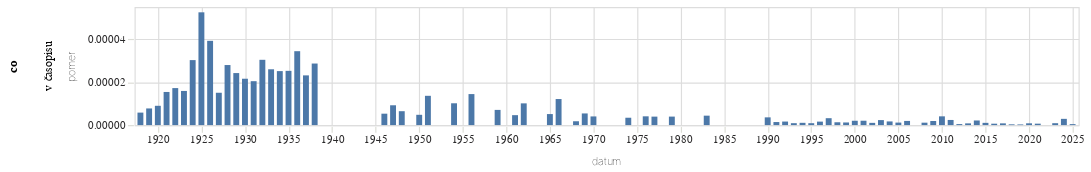

Write notebook code for a chart like this one.
### Code cell
graf(vyvoj_vyskytu("(?i)v časopis","v časopisu"))

### Figure 1 — Vega-Lite specification as saved in the notebook (floating-point values rounded to 4 significant figures)
{"config": {"title": {"font": "Noticia Text", "fontSize": 11.5, "anchor": "start", "lineHeight": 19, "fontWeight": "bolder", "subtitleFont": "Noticia Text", "subtitleFontSize": 10, "subtitleLineHeight": 15, "subtitlePadding": 10, "dy": -10, "color": "#292829", "subtitleColor": "#292829"}, "axis": {"labelFont": "Asap", "titleFont": "Asap", "fontWeight": "lighter", "titleFontWeight": "lighter", "labelFontSize": 9, "titleFontSize": 9, "labelPadding": 2, "titlePadding": 9, "domainOpacity": 0, "tickColor": "#DCDDD6", "labelColor": "#292829"}, "legend": {"labelFont": "Asap", "labelFontWeight": "normal", "titleFont": "Asap", "titleFontWeight": "normal", "labelFontSize": 9, "titleFontSize": 9, "labelColor": "#292829"}}, "data": {"name": "data-d955928b8d37e4ad1c2fa86f919b1422"}, "mark": {"type": "bar"}, "encoding": {"row": {"field": "co", "type": "nominal"}, "x": {"field": "datum", "type": "temporal"}, "y": {"field": "pomer", "type": "quantitative"}}, "height": 100, "width": 800, "$schema": "https://vega.github.io/schema/vega-lite/v5.8.0.json", "datasets": {"data-d955928b8d37e4ad1c2fa86f919b1422": [{"datum": "1918-01-01T00:00:00", "vyskytu": 1, "pocet_slov": 172010, "pomer": 5.814e-06, "co": "v časopisu"}, {"datum": "1919-01-01T00:00:00", "vyskytu": 12, "pocet_slov": 1547459, "pomer": 7.755e-06, "co": "v časopisu"}, {"datum": "1920-01-01T00:00:00", "vyskytu": 14, "pocet_slov": 1557497, "pomer": 8.989e-06, "co": "v časopisu"}, {"datum": "1921-01-01T00:00:00", "vyskytu": 28, "pocet_slov": 1814119, "pomer": 1.543e-05, "co": "v časopisu"}, {"datum": "1922-01-01T00:00:00", "vyskytu": 30, "pocet_slov": 1739976, "pomer": 1.724e-05, "co": "v časopisu"}, {"datum": "1923-01-01T00:00:00", "vyskytu": 18, "pocet_slov": 1131296, "pomer": 1.591e-05, "co": "v časopisu"}, {"datum": "1924-01-01T00:00:00", "vyskytu": 42, "pocet_slov": 1386775, "pomer": 3.029e-05, "co": "v časopisu"}, {"datum": "1925-01-01T00:00:00", "vyskytu": 52, "pocet_slov": 989387, "pomer": 5.256e-05, "co": "v časopisu"}, {"datum": "1926-01-01T00:00:00", "vyskytu": 64, "pocet_slov": 1629693, "pomer": 3.927e-05, "co": "v časopisu"}, {"datum": "1927-01-01T00:00:00", "vyskytu": 26, "pocet_slov": 1725378, "pomer": 1.507e-05, "co": "v časopisu"}, {"datum": "1928-01-01T00:00:00", "vyskytu": 50, "pocet_slov": 1786584, "pomer": 2.799e-05, "co": "v časopisu"}, {"datum": "1929-01-01T00:00:00", "vyskytu": 22, "pocet_slov": 907519, "pomer": 2.424e-05, "co": "v časopisu"}, {"datum": "1930-01-01T00:00:00", "vyskytu": 43, "pocet_slov": 1990549, "pomer": 2.16e-05, "co": "v časopisu"}, {"datum": "1931-01-01T00:00:00", "vyskytu": 30, "pocet_slov": 1466185, "pomer": 2.046e-05, "co": "v časopisu"}, {"datum": "1932-01-01T00:00:00", "vyskytu": 34, "pocet_slov": 1117587, "pomer": 3.042e-05, "co": "v časopisu"}, {"datum": "1933-01-01T00:00:00", "vyskytu": 32, "pocet_slov": 1230441, "pomer": 2.601e-05, "co": "v časopisu"}, {"datum": "1934-01-01T00:00:00", "vyskytu": 22, "pocet_slov": 874472, "pomer": 2.516e-05, "co": "v časopisu"}, {"datum": "1935-01-01T00:00:00", "vyskytu": 18, "pocet_slov": 712050, "pomer": 2.528e-05, "co": "v časopisu"}, {"datum": "1936-01-01T00:00:00", "vyskytu": 33, "pocet_slov": 958205, "pomer": 3.444e-05, "co": "v časopisu"}, {"datum": "1937-01-01T00:00:00", "vyskytu": 17, "pocet_slov": 733783, "pomer": 2.317e-05, "co": "v časopisu"}, {"datum": "1938-01-01T00:00:00", "vyskytu": 11, "pocet_slov": 383461, "pomer": 2.869e-05, "co": "v časopisu"}, {"datum": "1945-01-01T00:00:00", "vyskytu": 0, "pocet_slov": 140144, "pomer": 0.0, "co": "v časopisu"}, {"datum": "1946-01-01T00:00:00", "vyskytu": 6, "pocet_slov": 1129068, "pomer": 5.314e-06, "co": "v časopisu"}, {"datum": "1947-01-01T00:00:00", "vyskytu": 10, "pocet_slov": 1083098, "pomer": 9.233e-06, "co": "v časopisu"}, {"datum": "1948-01-01T00:00:00", "vyskytu": 4, "pocet_slov": 618132, "pomer": 6.471e-06, "co": "v časopisu"}, {"datum": "1949-01-01T00:00:00", "vyskytu": 0, "pocet_slov": 357203, "pomer": 0.0, "co": "v časopisu"}, {"datum": "1950-01-01T00:00:00", "vyskytu": 1, "pocet_slov": 208781, "pomer": 4.79e-06, "co": "v časopisu"}, {"datum": "1951-01-01T00:00:00", "vyskytu": 3, "pocet_slov": 219888, "pomer": 1.364e-05, "co": "v časopisu"}, {"datum": "1952-01-01T00:00:00", "vyskytu": 0, "pocet_slov": 189920, "pomer": 0.0, "co": "v časopisu"}, {"datum": "1953-01-01T00:00:00", "vyskytu": 0, "pocet_slov": 114518, "pomer": 0.0, "co": "v časopisu"}, {"datum": "1954-01-01T00:00:00", "vyskytu": 1, "pocet_slov": 98416, "pomer": 1.016e-05, "co": "v časopisu"}, {"datum": "1955-01-01T00:00:00", "vyskytu": 0, "pocet_slov": 78833, "pomer": 0.0, "co": "v časopisu"}, {"datum": "1956-01-01T00:00:00", "vyskytu": 2, "pocet_slov": 138430, "pomer": 1.445e-05, "co": "v časopisu"}, {"datum": "1957-01-01T00:00:00", "vyskytu": 0, "pocet_slov": 137388, "pomer": 0.0, "co": "v časopisu"}, {"datum": "1958-01-01T00:00:00", "vyskytu": 0, "pocet_slov": 142112, "pomer": 0.0, "co": "v časopisu"}, {"datum": "1959-01-01T00:00:00", "vyskytu": 1, "pocet_slov": 141333, "pomer": 7.075e-06, "co": "v časopisu"}, {"datum": "1960-01-01T00:00:00", "vyskytu": 0, "pocet_slov": 181817, "pomer": 0.0, "co": "v časopisu"}, {"datum": "1961-01-01T00:00:00", "vyskytu": 1, "pocet_slov": 216288, "pomer": 4.623e-06, "co": "v časopisu"}, {"datum": "1962-01-01T00:00:00", "vyskytu": 1, "pocet_slov": 98793, "pomer": 1.012e-05, "co": "v časopisu"}, {"datum": "1963-01-01T00:00:00", "vyskytu": 0, "pocet_slov": 139432, "pomer": 0.0, "co": "v časopisu"}, {"datum": "1964-01-01T00:00:00", "vyskytu": 0, "pocet_slov": 288820, "pomer": 0.0, "co": "v časopisu"}, {"datum": "1965-01-01T00:00:00", "vyskytu": 1, "pocet_slov": 194814, "pomer": 5.133e-06, "co": "v časopisu"}, {"datum": "1966-01-01T00:00:00", "vyskytu": 3, "pocet_slov": 247115, "pomer": 1.214e-05, "co": "v časopisu"}, {"datum": "1967-01-01T00:00:00", "vyskytu": 0, "pocet_slov": 225198, "pomer": 0.0, "co": "v časopisu"}, {"datum": "1968-01-01T00:00:00", "vyskytu": 1, "pocet_slov": 559905, "pomer": 1.786e-06, "co": "v časopisu"}, {"datum": "1969-01-01T00:00:00", "vyskytu": 2, "pocet_slov": 368721, "pomer": 5.424e-06, "co": "v časopisu"}, {"datum": "1970-01-01T00:00:00", "vyskytu": 1, "pocet_slov": 248046, "pomer": 4.032e-06, "co": "v časopisu"}, {"datum": "1971-01-01T00:00:00", "vyskytu": 0, "pocet_slov": 263102, "pomer": 0.0, "co": "v časopisu"}, {"datum": "1972-01-01T00:00:00", "vyskytu": 0, "pocet_slov": 213032, "pomer": 0.0, "co": "v časopisu"}, {"datum": "1973-01-01T00:00:00", "vyskytu": 0, "pocet_slov": 280835, "pomer": 0.0, "co": "v časopisu"}, {"datum": "1974-01-01T00:00:00", "vyskytu": 1, "pocet_slov": 291980, "pomer": 3.425e-06, "co": "v časopisu"}, {"datum": "1975-01-01T00:00:00", "vyskytu": 0, "pocet_slov": 335255, "pomer": 0.0, "co": "v časopisu"}, {"datum": "1976-01-01T00:00:00", "vyskytu": 1, "pocet_slov": 244998, "pomer": 4.082e-06, "co": "v časopisu"}, {"datum": "1977-01-01T00:00:00", "vyskytu": 1, "pocet_slov": 253702, "pomer": 3.942e-06, "co": "v časopisu"}, {"datum": "1978-01-01T00:00:00", "vyskytu": 0, "pocet_slov": 289894, "pomer": 0.0, "co": "v časopisu"}, {"datum": "1979-01-01T00:00:00", "vyskytu": 1, "pocet_slov": 252883, "pomer": 3.954e-06, "co": "v časopisu"}, {"datum": "1980-01-01T00:00:00", "vyskytu": 0, "pocet_slov": 242065, "pomer": 0.0, "co": "v časopisu"}, {"datum": "1981-01-01T00:00:00", "vyskytu": 0, "pocet_slov": 134899, "pomer": 0.0, "co": "v časopisu"}, {"datum": "1982-01-01T00:00:00", "vyskytu": 0, "pocet_slov": 186973, "pomer": 0.0, "co": "v časopisu"}, {"datum": "1983-01-01T00:00:00", "vyskytu": 1, "pocet_slov": 227768, "pomer": 4.39e-06, "co": "v časopisu"}, {"datum": "1984-01-01T00:00:00", "vyskytu": 0, "pocet_slov": 191735, "pomer": 0.0, "co": "v časopisu"}, {"datum": "1985-01-01T00:00:00", "vyskytu": 0, "pocet_slov": 165973, "pomer": 0.0, "co": "v časopisu"}, {"datum": "1986-01-01T00:00:00", "vyskytu": 0, "pocet_slov": 98877, "pomer": 0.0, "co": "v časopisu"}, {"datum": "1987-01-01T00:00:00", "vyskytu": 0, "pocet_slov": 149991, "pomer": 0.0, "co": "v časopisu"}, {"datum": "1988-01-01T00:00:00", "vyskytu": 0, "pocet_slov": 167631, "pomer": 0.0, "co": "v časopisu"}, {"datum": "1989-01-01T00:00:00", "vyskytu": 0, "pocet_slov": 255151, "pomer": 0.0, "co": "v časopisu"}, {"datum": "1990-01-01T00:00:00", "vyskytu": 3, "pocet_slov": 833434, "pomer": 3.6e-06, "co": "v časopisu"}, {"datum": "1991-01-01T00:00:00", "vyskytu": 2, "pocet_slov": 1410605, "pomer": 1.418e-06, "co": "v časopisu"}, {"datum": "1992-01-01T00:00:00", "vyskytu": 2, "pocet_slov": 1217148, "pomer": 1.643e-06, "co": "v časopisu"}, {"datum": "1993-01-01T00:00:00", "vyskytu": 1, "pocet_slov": 1127475, "pomer": 8.869e-07, "co": "v časopisu"}, {"datum": "1994-01-01T00:00:00", "vyskytu": 1, "pocet_slov": 948063, "pomer": 1.055e-06, "co": "v časopisu"}, {"datum": "1995-01-01T00:00:00", "vyskytu": 1, "pocet_slov": 1138209, "pomer": 8.786e-07, "co": "v časopisu"}, {"datum": "1996-01-01T00:00:00", "vyskytu": 2, "pocet_slov": 1240947, "pomer": 1.612e-06, "co": "v časopisu"}, {"datum": "1997-01-01T00:00:00", "vyskytu": 7, "pocet_slov": 2179318, "pomer": 3.212e-06, "co": "v časopisu"}, {"datum": "1998-01-01T00:00:00", "vyskytu": 2, "pocet_slov": 1522654, "pomer": 1.313e-06, "co": "v časopisu"}, {"datum": "1999-01-01T00:00:00", "vyskytu": 3, "pocet_slov": 2465372, "pomer": 1.217e-06, "co": "v časopisu"}, {"datum": "2000-01-01T00:00:00", "vyskytu": 5, "pocet_slov": 2483127, "pomer": 2.014e-06, "co": "v časopisu"}, {"datum": "2001-01-01T00:00:00", "vyskytu": 5, "pocet_slov": 2462192, "pomer": 2.031e-06, "co": "v časopisu"}, {"datum": "2002-01-01T00:00:00", "vyskytu": 2, "pocet_slov": 1931845, "pomer": 1.035e-06, "co": "v časopisu"}, {"datum": "2003-01-01T00:00:00", "vyskytu": 6, "pocet_slov": 2578085, "pomer": 2.327e-06, "co": "v časopisu"}, {"datum": "2004-01-01T00:00:00", "vyskytu": 4, "pocet_slov": 2351739, "pomer": 1.701e-06, "co": "v časopisu"}, {"datum": "2005-01-01T00:00:00", "vyskytu": 3, "pocet_slov": 2582168, "pomer": 1.162e-06, "co": "v časopisu"}, {"datum": "2006-01-01T00:00:00", "vyskytu": 3, "pocet_slov": 1552476, "pomer": 1.932e-06, "co": "v časopisu"}, {"datum": "2007-01-01T00:00:00", "vyskytu": 0, "pocet_slov": 1826653, "pomer": 0.0, "co": "v časopisu"}, {"datum": "2008-01-01T00:00:00", "vyskytu": 2, "pocet_slov": 1786832, "pomer": 1.119e-06, "co": "v časopisu"}, {"datum": "2009-01-01T00:00:00", "vyskytu": 4, "pocet_slov": 2116415, "pomer": 1.89e-06, "co": "v časopisu"}, {"datum": "2010-01-01T00:00:00", "vyskytu": 7, "pocet_slov": 1718642, "pomer": 4.073e-06, "co": "v časopisu"}, {"datum": "2011-01-01T00:00:00", "vyskytu": 6, "pocet_slov": 2512843, "pomer": 2.388e-06, "co": "v časopisu"}, {"datum": "2012-01-01T00:00:00", "vyskytu": 1, "pocet_slov": 2154063, "pomer": 4.642e-07, "co": "v časopisu"}, {"datum": "2013-01-01T00:00:00", "vyskytu": 1, "pocet_slov": 1253654, "pomer": 7.977e-07, "co": "v časopisu"}, {"datum": "2014-01-01T00:00:00", "vyskytu": 6, "pocet_slov": 2797907, "pomer": 2.144e-06, "co": "v časopisu"}, {"datum": "2015-01-01T00:00:00", "vyskytu": 3, "pocet_slov": 2883253, "pomer": 1.04e-06, "co": "v časopisu"}, {"datum": "2016-01-01T00:00:00", "vyskytu": 2, "pocet_slov": 3088746, "pomer": 6.475e-07, "co": "v časopisu"}, {"datum": "2017-01-01T00:00:00", "vyskytu": 2, "pocet_slov": 2494184, "pomer": 8.019e-07, "co": "v časopisu"}, {"datum": "2018-01-01T00:00:00", "vyskytu": 1, "pocet_slov": 2950192, "pomer": 3.39e-07, "co": "v časopisu"}, {"datum": "2019-01-01T00:00:00", "vyskytu": 1, "pocet_slov": 3385704, "pomer": 2.954e-07, "co": "v časopisu"}, {"datum": "2020-01-01T00:00:00", "vyskytu": 3, "pocet_slov": 3628168, "pomer": 8.269e-07, "co": "v časopisu"}, {"datum": "2021-01-01T00:00:00", "vyskytu": 2, "pocet_slov": 3028906, "pomer": 6.603e-07, "co": "v časopisu"}, {"datum": "2022-01-01T00:00:00", "vyskytu": 0, "pocet_slov": 4156918, "pomer": 0.0, "co": "v časopisu"}, {"datum": "2023-01-01T00:00:00", "vyskytu": 4, "pocet_slov": 4543342, "pomer": 8.804e-07, "co": "v časopisu"}, {"datum": "2024-01-01T00:00:00", "vyskytu": 13, "pocet_slov": 4476204, "pomer": 2.904e-06, "co": "v časopisu"}, {"datum": "2025-01-01T00:00:00", "vyskytu": 1, "pocet_slov": 2270797, "pomer": 4.404e-07, "co": "v časopisu"}]}}
